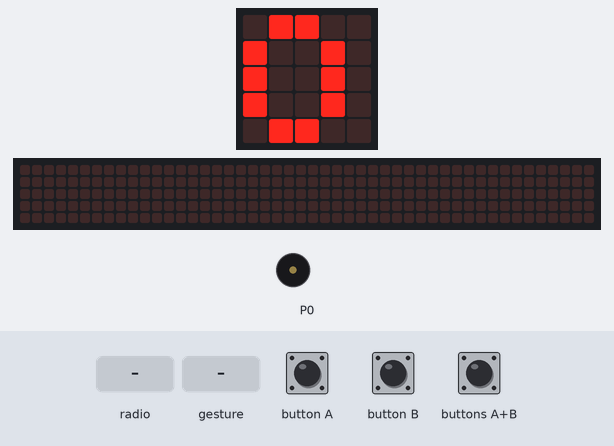
Simulated run of this program. Board: BBC micro:bit (MakeCode). On the bench: the board's 5×5 LED display, a strip that is not on the board, showing the scrolling text unrolled, buzzer (waves = sounding). The test bench sets the inputs (shaded band). A tilt is held for 1.5 s and a shake lasts 1 s, then the board lies face up again; the 48×5 strip is a reading aid, not a part: it shows the text the display is scrolling, unrolled, one strip-width of it at a time.

Above: at 1.2 s.
1.3 s: button A pressed for 0.15 s
At 1.92 s:
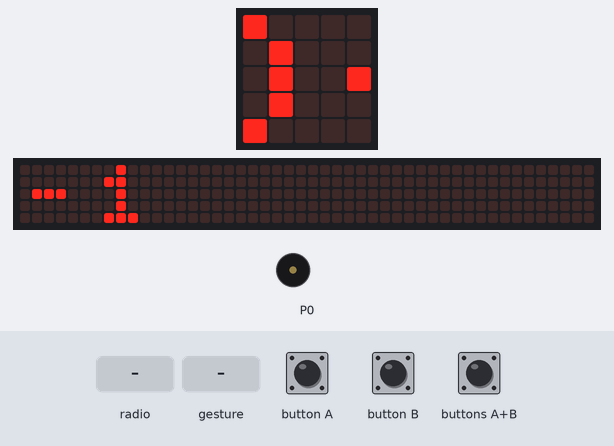
2.0 s: radio message "6" arrives
At 2.69 s:
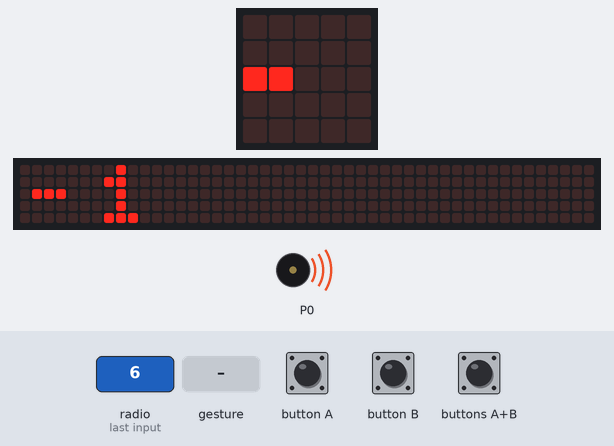
3.9 s: button B pressed for 0.15 s
At 4.41 s:
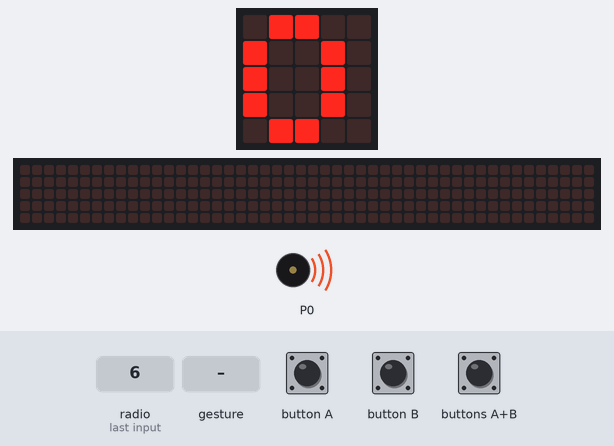
4.6 s: gesture 'logo up'
At 5.61 s:
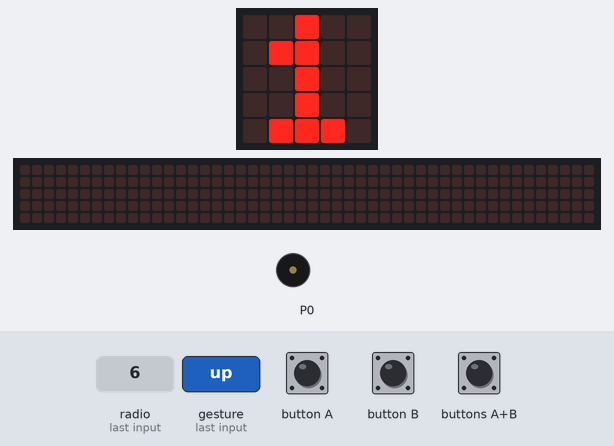
8.5 s: button A pressed for 0.15 s
At 8.92 s:
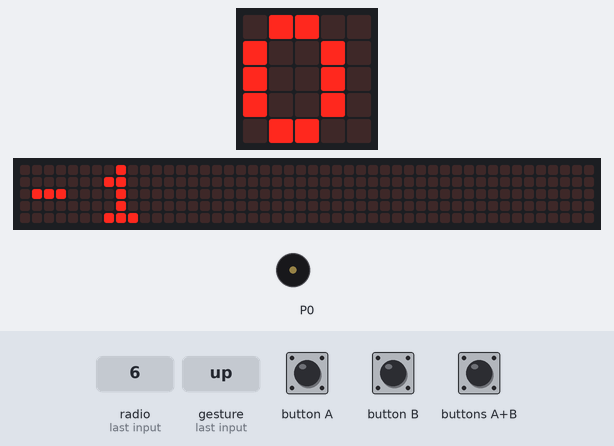
Timing chart, 0 to 10.2 s (numbered marks = the images above; inputs shaded):
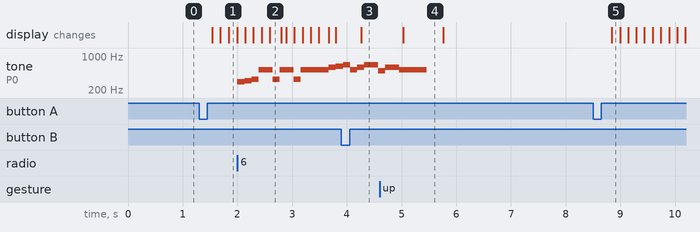

The program:

main.ts
```typescript
radio.onReceivedNumber(function (receivedNumber) {
    if (receivedNumber == 6) {
        music.startMelody(music.builtInMelody(Melodies.Entertainer), MelodyOptions.Once)
        신호수신횟수 += 1
    }
})
input.onButtonPressed(Button.A, function () {
    투표번호 += -1
})
input.onButtonPressed(Button.AB, function () {
    radio.sendNumber(투표번호)
})
input.onButtonPressed(Button.B, function () {
    투표번호 += 1
})
input.onGesture(Gesture.LogoUp, function () {
    basic.showNumber(신호수신횟수)
    basic.pause(2000)
})
let 신호수신횟수 = 0
let 투표번호 = 0
radio.setGroup(1)
투표번호 = 0
신호수신횟수 = 0
basic.forever(function () {
    basic.showNumber(투표번호)
})
```

test.ts
```typescript
// 테스트는 여기로 이동합니다; 이 패키지가 확장으로 사용될 때 컴파일되지 않을 것 입니다.
```

Measured:
- after the input at 1.3 s, the display: first changes after 0.24 s (image 1 shows a later state)
- after the input at 2.0 s, tone on P0: plays 294 Hz for 0.13 s, 311 Hz for 0.13 s, 330 Hz for 0.13 s, 523 Hz for 0.26 s, 330 Hz for 0.13 s, 523 Hz for 0.26 s … (10 notes in this stretch), starting at once
- after the input at 3.9 s, the display: changes after 0.36 s (image 3)
- after the input at 4.6 s, the display: changes after 0.43 s (image 4)
- after the input at 8.5 s, the display: changes after 0.34 s (image 5)
- what the display in image 4 shows lasts 0.8 s, from 5.0 s to 5.8 s
